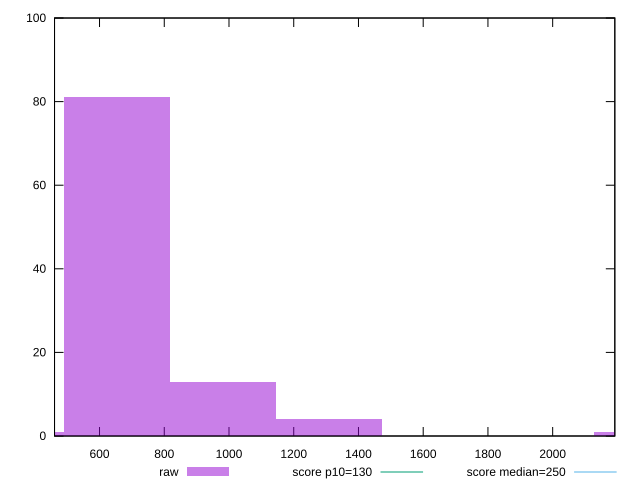

Write gnuplot code to recreate this figure.
reset

$raw <<EOF
654.2820014437607 81
981.423002165641 13
1308.5640028875214 4
2289.9870050531626 1
327.14100072188035 1
EOF

set key outside below
set boxwidth 327.14100072188035
set xrange [461:2191.999999999999]
set yrange [0:100]
set trange [0:100]
set style fill transparent solid 0.5 noborder

set parametric
set terminal svg size 640, 490 enhanced background rgb 'white'
set output "reports/report_00027_2021-02-24T12-40-31.850Z/max-potential-fid/samples/astro/raw/histogram.svg"

plot $raw title "raw" with boxes, \
     130,t title "score p10=130", \
     250,t title "score median=250"

reset
